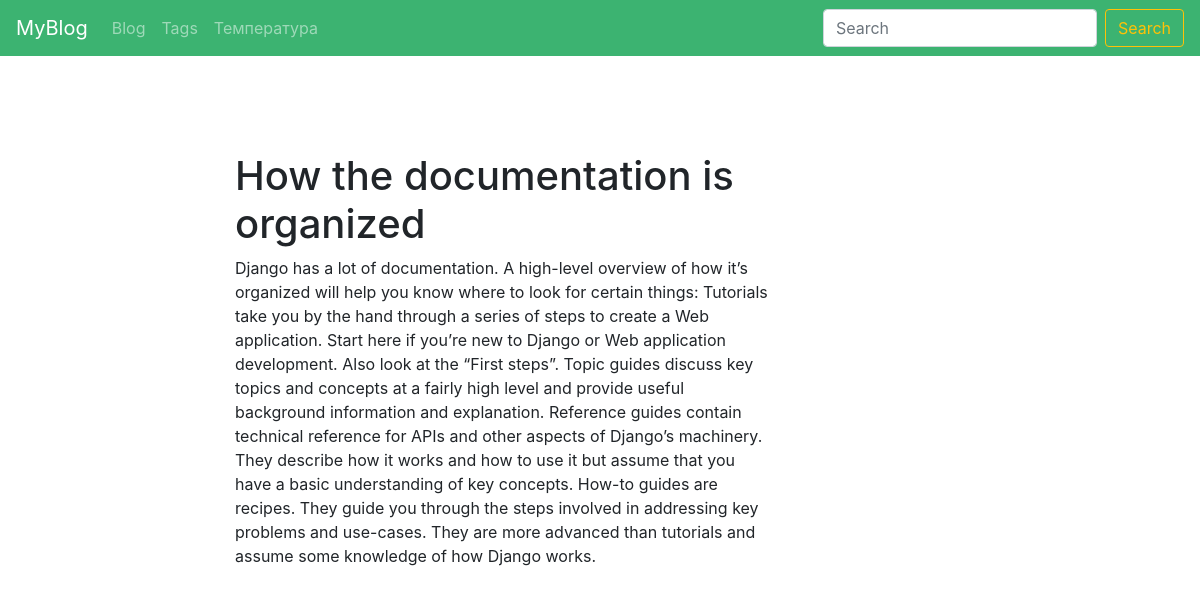
The app's page /blog/post/how-the-documentation-is-organized-1596991295/ with its own data.
### blog/models.py (models this page shows, shortened)
class Post(models.Model):
    title = models.CharField(max_length=150, db_index=True)
    slug = models.SlugField(max_length=150, unique=True, blank=True)
    body = models.TextField(blank=True, db_index=True)
    date_pub = models.DateTimeField(auto_now_add=True)
    tags = models.ManyToManyField('Tag', blank=True, related_name='posts')

### blog/views.py (the view)
# urls.py: path('post/<str:slug>/', PostDetail.as_view(), name='post_detail_url'),
class PostDetail(ObjectDetailMixin, View):
    model = Post
    template = 'blog/post_detail.html'

### blog/utils.py (called while the page is built)
    def get(self, request, slug):
        object = get_object_or_404(self.model, slug__iexact=slug)
        return render(request, self.template, context={self.model.__name__.lower(): object})

### blog/templates/blog/post_detail.html (shortened to what this page needs)
{% extends 'blog/base_blog.html' %}
{% block content %}
<h1 class="mt-5">
    {{ post.title }}
</h1>
<p>
    {{ post.body }}
</p>
{% endblock %}

### records on screen
Post: title "How the documentation is organized", body "Django has a lot of documentation. A high-level overview of how it’s organized will help you know where to look for certain things: Tutorials take you by the hand through a series of steps to create a Web application. Start here if you’re new to Django or Web application development. Also look at the “First steps”. Topic guides discuss key topics and concepts at a fairly high level and provide useful background information and explanation. Reference guides contain technical reference for APIs and other aspects of Django’s machinery. They describe how it works and how to use it but assume that you have a basic understanding of key concepts. How-to guides are recipes. They guide you through…"
